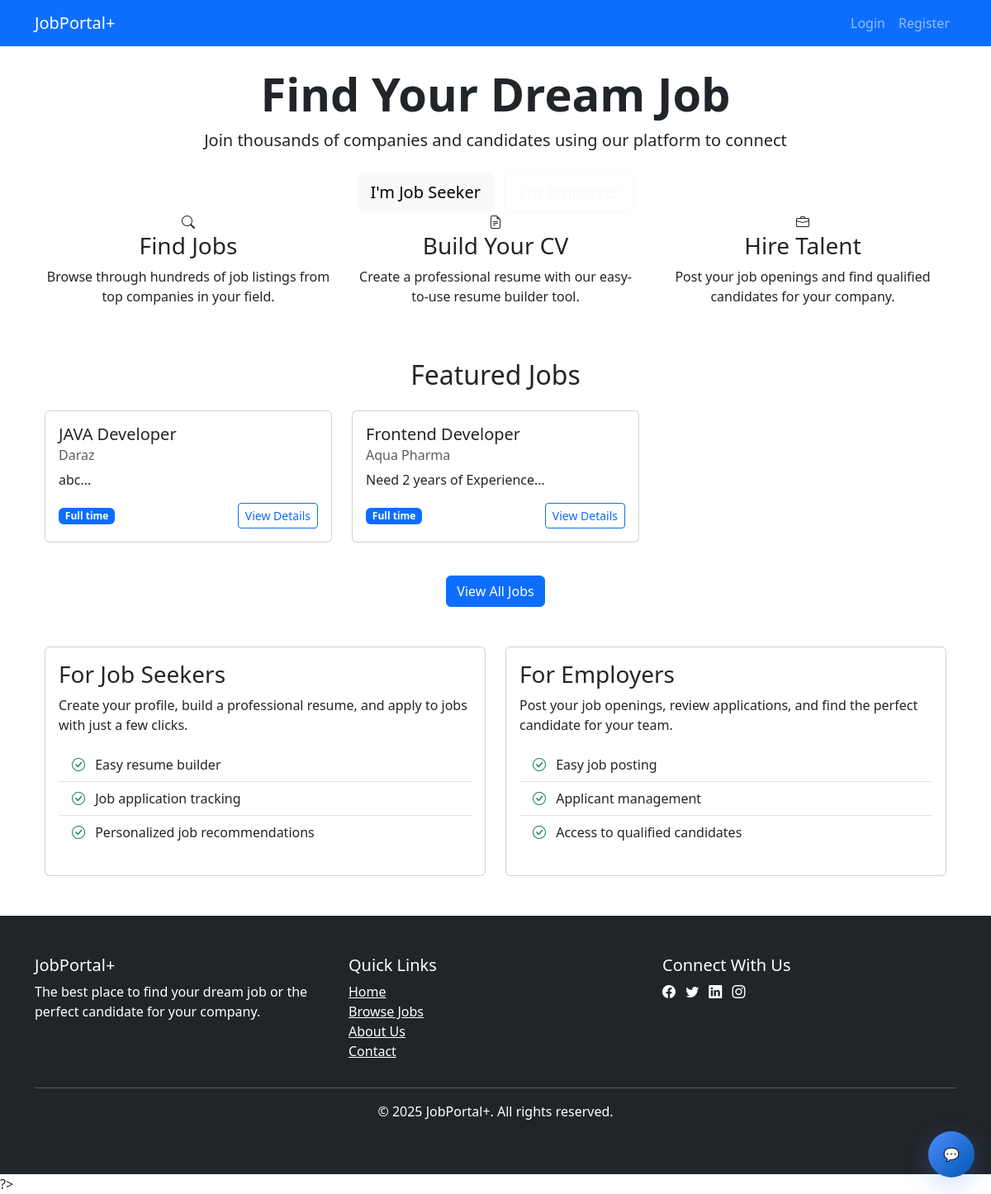
The page / on the database its author committed.
### tables this page shows
CREATE TABLE `jobs` (
  `id` int(11) NOT NULL,
  `employer_id` int(11) NOT NULL,
  `company_name` varchar(100) NOT NULL,
  `title` varchar(100) NOT NULL,
  `description` text NOT NULL,
  `requirements` text NOT NULL,
  `location` varchar(100) NOT NULL,
  `salary` varchar(50) DEFAULT NULL,
  `type` enum('Full-time','Part-time','Contract','Internship') NOT NULL,
  `category` varchar(50) NOT NULL,
  `posted_at` timestamp NOT NULL DEFAULT current_timestamp(),
  `deadline` date DEFAULT NULL,
  `is_active` tinyint(1) DEFAULT 1
);

### index.php (the view, shortened to what this page needs)
<?php
require("db.php");
include("header.php");
$featured_job_query = "SELECT * FROM jobs
                WHERE type = 'Full-time'
                AND deadline > NOW()
                ORDER BY posted_at DESC
                LIMIT 4";
$featured_result = mysqli_query($conn, $featured_job_query);
$featured_jobs = mysqli_fetch_all($featured_result, MYSQLI_ASSOC);
?>
<div class="hero-section">
    <div class="container text-center">
        <h1 class="display-4 fw-bold">Find Your Dream Job</h1>
        <p class="lead">Join thousands of companies and candidates using our platform to connect</p>
        <div class="mt-4">
            <?php if (!isset($_SESSION['user_id'])): ?>
                <a href="register.php?type=employee" class="btn btn-light btn-lg me-2">I'm Job Seeker</a>
                <a href="register.php?type=employer" class="btn btn-outline-light btn-lg">I'm Employer</a>
            <?php else: ?>
                <a href="<?= $_SESSION['user_type'] == 'employee' ? 'employee/dashboard.php' : 'employer/dashboard.php' ?>" class="btn btn-light btn-lg">Go to Dashboard</a>
            <?php endif; ?>
        </div>
    </div>
</div>
<div class="container">
    <div class="row mb-5">
        <div class="col-md-4 text-center">
            <div class="feature-icon">
                <i class="bi bi-search"></i>
            </div>
            <h3>Find Jobs</h3>
            <p>Browse through hundreds of job listings from top companies in your field.</p>
        </div>
        <div class="col-md-4 text-center">
            <div class="feature-icon">
                <i class="bi bi-file-earmark-text"></i>
            </div>
            <h3>Build Your CV</h3>
            <p>Create a professional resume with our easy-to-use resume builder tool.</p>
        </div>
        <div class="col-md-4 text-center">
            <div class="feature-icon">
                <i class="bi bi-briefcase"></i>
            </div>
            <h3>Hire Talent</h3>
            <p>Post your job openings and find qualified candidates for your company.</p>
        </div>
    </div>
    <div class="row mb-5">
        <div class="col-12">
            <h2 class="text-center mb-4">Featured Jobs</h2>
            <div class="row">
                <?php foreach ($featured_jobs as $job): ?>
                    <div class="col-md-4 mb-4">
                        <div class="card h-100 card-hover">
                            <div class="card-body">
                                <h5 class="card-title"><?= htmlspecialchars($job['title']) ?></h5>
                                <h6 class="card-subtitle mb-2 text-muted"><?= htmlspecialchars($job['company_name']) ?></h6>
                                <p class="card-text"><?= substr(htmlspecialchars($job['description']), 0, 100) ?>...</p>
                                <div class="d-flex justify-content-between align-items-center">
                                    <span class="badge bg-primary"><?= ucfirst(str_replace('-', ' ', $job['type'])) ?></span>
                                    <a href="/job-portal2/employee/view_job.php?id=<?= $job['id'] ?>" class="btn btn-sm btn-outline-primary">View Details</a>
                                </div>
                            </div>
                        </div>
                    </div>
                <?php endforeach; ?>
            </div>
            <div class="text-center mt-3">
                <a href="/job-portal2/employee/jobs.php" class="btn btn-primary">View All Jobs</a>
            </div>
        </div>
    </div>
    <div class="row mb-5">
        <div class="col-md-6">
            <div class="card">
                <div class="card-body">
                    <h3 class="card-title">For Job Seekers</h3>
                    <p class="card-text">Create your profile, build a professional resume, and apply to jobs with just a few clicks.</p>
                    <ul class="list-group list-group-flush mb-3">
                        <li class="list-group-item"><i class="bi bi-check-circle text-success me-2"></i> Easy resume builder</li>
                        <li class="list-group-item"><i class="bi bi-check-circle text-success me-2"></i> Job application tracking</li>
                        <li class="list-group-item"><i class="bi bi-check-circle text-success me-2"></i> Personalized job recommendations</li>
                    </ul>
                </div>
            </div>
        </div>
        <div class="col-md-6">
            <div class="card">
                <div class="card-body">
                    <h3 class="card-title">For Employers</h3>
                    <p class="card-text">Post your job openings, review applications, and find the perfect candidate for your team.</p>
                    <ul class="list-group list-group-flush mb-3">
                        <li class="list-group-item"><i class="bi bi-check-circle text-success me-2"></i> Easy job posting</li>
                        <li class="list-group-item"><i class="bi bi-check-circle text-success me-2"></i> Applicant management</li>
                        <li class="list-group-item"><i class="bi bi-check-circle text-success me-2"></i> Access to qualified candidates</li>
                    </ul>
                </div>
            </div>
        </div>
    </div>
</div>
<button id="chatToggle" class="chat-toggle" aria-label="Open chat">💬</button>
<?php include 'footer.php'; ?>

### index.php (style rules this page uses)
.chat-toggle { position: fixed; right: 20px; bottom: 20px; width: 56px; height: 56px; border-radius: 50%; background: linear-gradient(135deg,#4f8cff,#0056b3); color: white; display:flex; align-items:center; justify-content:center; box-shadow: 0 10px 30px rgba(79,140,255,0.25); cursor: pointer; z-index: 9999; border: none; }

### rows shown on the page
jobs: title "JAVA Developer", company_name "Daraz", description "abc", type "Full time"
jobs: title "Frontend Developer", company_name "Aqua Pharma", description "Need 2 years of Experience", type "Full time"
